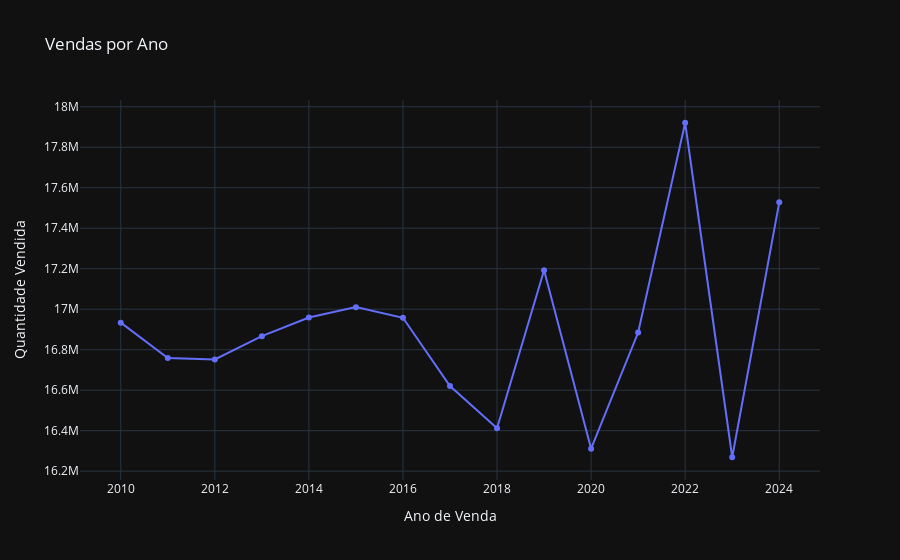

Notebook source saved alongside this figure:
### Code cell
df_histograma = px.line(
    df_bmw_ano,
    x='Year',
    y='vendas',
    title='Vendas por Ano',
    labels={
        'Year':'Ano de Venda',
        'vendas': 'Quantidade Vendida'
    },
    markers=True
)
df_histograma.show()

### Figure 1 — Plotly figure (JSON) as saved in the notebook; plotly's stock layout.template omitted (floating-point values rounded to 4 significant figures)
{"data": [{"hovertemplate": "Ano de Venda=%{x}<br>Quantidade Vendida=%{y}<extra></extra>", "legendgroup": "", "line": {"color": "#636efa", "dash": "solid"}, "marker": {"symbol": "circle"}, "mode": "lines+markers", "name": "", "orientation": "v", "showlegend": false, "x": [2010, 2011, 2012, 2013, 2014, 2015, 2016, 2017, 2018, 2019, 2020, 2021, 2022, 2023, 2024], "xaxis": "x", "y": [16933445, 16758941, 16751895, 16866733, 16958960, 17010207, 16957550, 16620811, 16412273, 17191956, 16310843, 16884666, 17920946, 16268654, 17527854], "yaxis": "y", "type": "scatter"}], "layout": {"xaxis": {"anchor": "y", "domain": [0.0, 1.0], "title": {"text": "Ano de Venda"}}, "yaxis": {"anchor": "x", "domain": [0.0, 1.0], "title": {"text": "Quantidade Vendida"}}, "legend": {"tracegroupgap": 0}, "title": {"text": "Vendas por Ano"}}}
